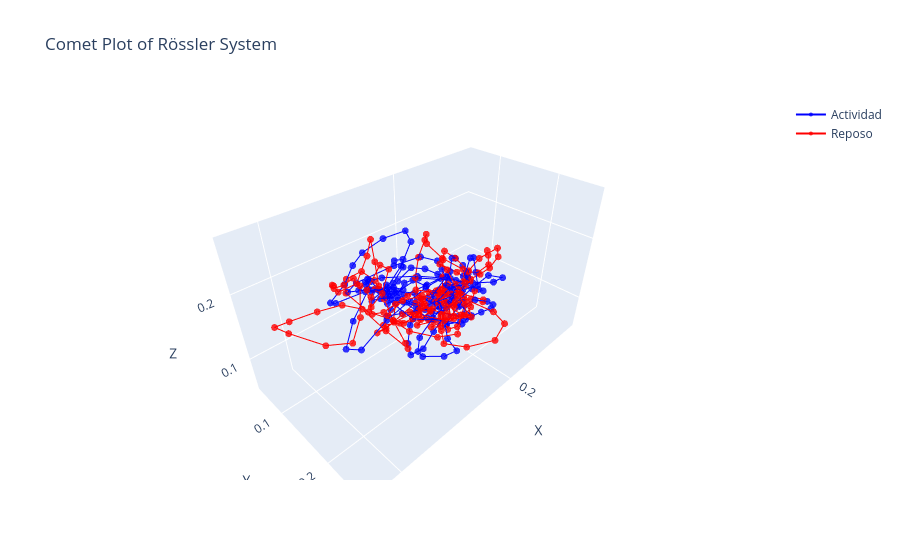

The notebook cell this image was saved under:
### Code cell
import plotly.graph_objects as go

# Create the 3D plot
fig = go.Figure()

# Add the first line with comet effect
fig.add_trace(go.Scatter3d(
    x=x_A,
    y=y_A,
    z=z_A,
    mode='lines+markers',
    name='Actividad',
    marker=dict(
        size=4,
        color='blue',
        opacity=0.8
    ),
    line=dict(
        color='blue',
        width=2
    )
))

# Add the second line with comet effect
fig.add_trace(go.Scatter3d(
    x=x_R,
    y=y_R,
    z=z_R,
    mode='lines+markers',
    name='Reposo',
    marker=dict(
        size=4,
        color='red',
        opacity=0.8
    ),
    line=dict(
        color='red',
        width=2
    )
))

# Update layout
fig.update_layout(
    title='Comet Plot of Rössler System',
    scene=dict(
        xaxis_title='X',
        yaxis_title='Y',
        zaxis_title='Z'
    )
)

# Show the plot
fig.show()

### Figure 1 — Plotly figure (JSON) as saved in the notebook; plotly's stock layout.template omitted (floating-point values rounded to 4 significant figures; data arrays with more than 128 entries replaced by an {"elided": "..."} marker saying what was removed)
{"data": [{"line": {"color": "blue", "width": 2}, "marker": {"color": "blue", "opacity": 0.8, "size": 4}, "mode": "lines+markers", "name": "Actividad", "type": "scatter3d", "x": {"elided": "180 float values"}, "y": {"elided": "180 float values"}, "z": {"elided": "180 float values"}}, {"line": {"color": "red", "width": 2}, "marker": {"color": "red", "opacity": 0.8, "size": 4}, "mode": "lines+markers", "name": "Reposo", "type": "scatter3d", "x": {"elided": "180 float values"}, "y": {"elided": "180 float values"}, "z": {"elided": "180 float values"}}], "layout": {"scene": {"xaxis": {"title": {"text": "X"}}, "yaxis": {"title": {"text": "Y"}}, "zaxis": {"title": {"text": "Z"}}}, "title": {"text": "Comet Plot of Rössler System"}}}
